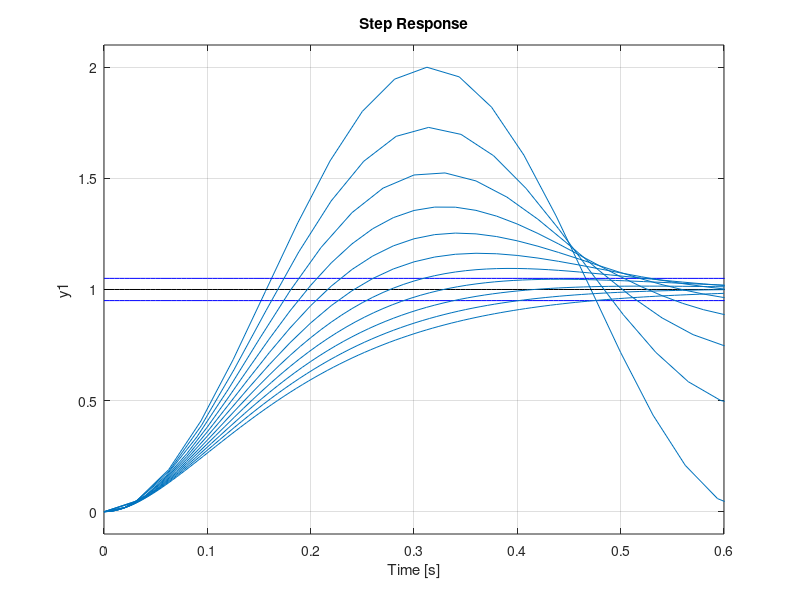
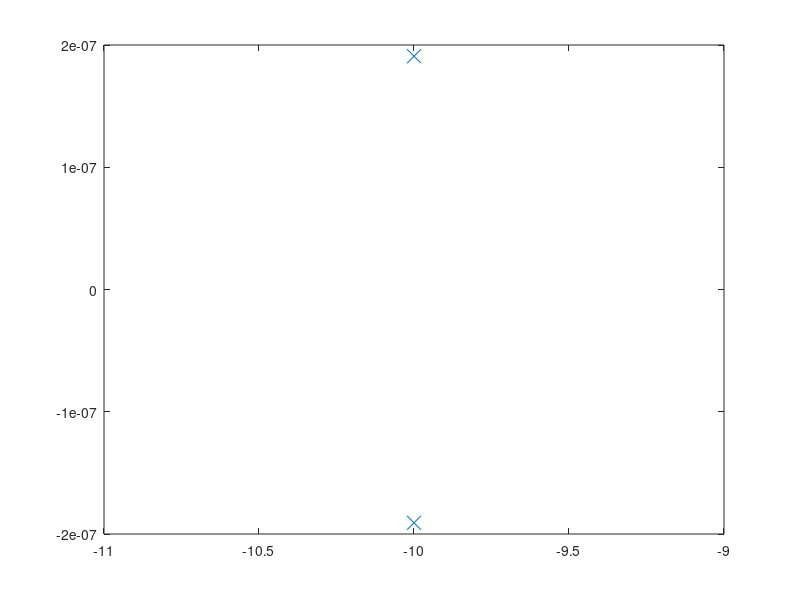
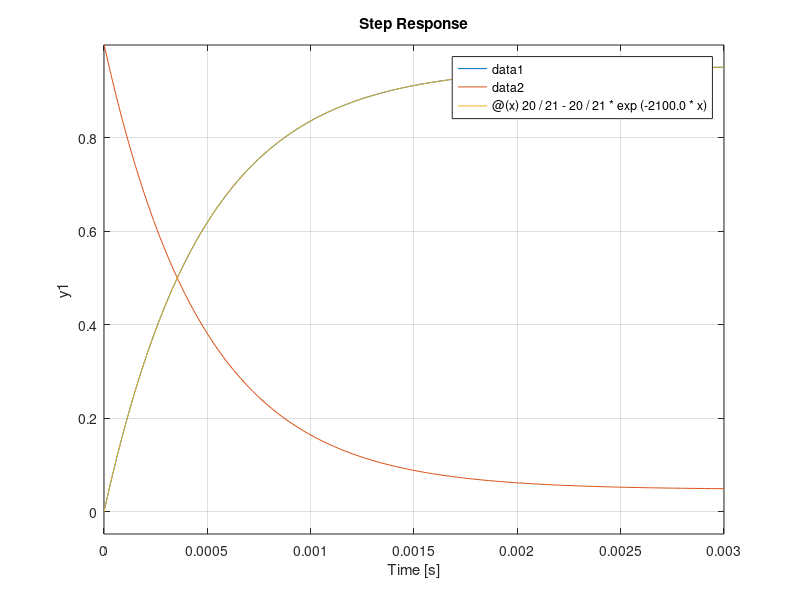
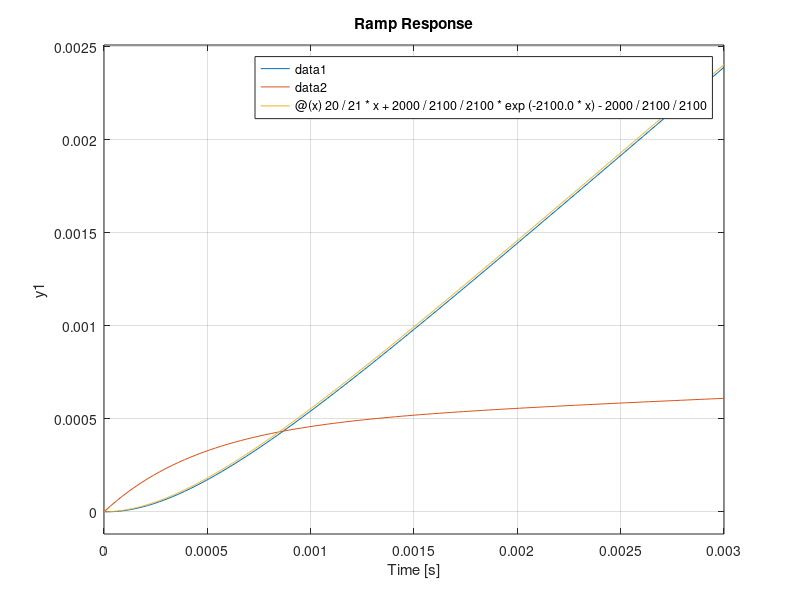

MATLAB code for these plots, in order:
clear all;clc;
close all;

pkg load control
pkg load signal

zeta = 0.0;
omega_n= 10;


zeta = zeta ;
G = tf([omega_n^2], [1 2*zeta*omega_n omega_n^2] )
figure(1)
step(G)
hold on
step(tf([1],[1]),'k')
hold on
step(tf([1.05],[1]),'b')
hold on
step(tf([0.95],[1]),'b')

hold on
zeta = zeta+0.1 ;
G = tf([omega_n^2], [1 2*zeta*omega_n omega_n^2] )
step(G)

hold on
zeta = zeta+0.1;
G = tf([omega_n^2], [1 2*zeta*omega_n omega_n^2] )
step(G)

hold on
zeta = zeta+0.1;
G = tf([omega_n^2], [1 2*zeta*omega_n omega_n^2] )
step(G)

hold on
zeta = zeta+0.1;
G = tf([omega_n^2], [1 2*zeta*omega_n omega_n^2] )
step(G)

hold on
zeta = zeta+0.1
G = tf([omega_n^2], [1 2*zeta*omega_n omega_n^2] )
step(G)

hold on
zeta = zeta+0.1
G = tf([omega_n^2], [1 2*zeta*omega_n omega_n^2] )
step(G)

hold on
zeta = zeta+0.1
G = tf([omega_n^2], [1 2*zeta*omega_n omega_n^2] )
step(G)

hold on
zeta = zeta+0.1
G = tf([omega_n^2], [1 2*zeta*omega_n omega_n^2] )
step(G)

hold on
zeta = zeta+0.1
G = tf([omega_n^2], [1 2*zeta*omega_n omega_n^2] )
step(G)

hold on
zeta = zeta+0.1
G = tf([omega_n^2], [1 2*zeta*omega_n omega_n^2] )
step(G)

hold off

[z1, p1, k1] = tf2zp(G)

Pole_Real_1 = real(p1)
Pole_Imag_1 = imag(p1)
Zero_Real_1 = real(z1)
Zero_Imag_1 = imag(z1)

figure(2)
plot(Pole_Real_1, Pole_Imag_1, 'x', "markersize", 10)
hold on
plot(Zero_Real_1, Zero_Imag_1, 'o', "markersize", 10)
hold off

ra = 0.1;
La = 0.001;
K1 = 2;
G1 = tf([1], [La ra] );
G_fd = feedback(G1*K1,1,-1)
figure(3)
step(G_fd)
[Resp, Resp_t ]= step(G_fd);
Err(:,1) = 1 - Resp(:,1);
hold on
plot(Resp_t, Err)

hold on
fh = @(x) 20/21 - 20/21*exp(-2100.0*x);
fplot (fh, [0, 0.003]);
hold off

figure(4)
ramp(G_fd)
[Resp, Resp_t ]= ramp(G_fd);
Err(:,1) = Resp_t(:,1) - Resp(:,1);
hold on
plot(Resp_t, Err)

hold on
fh = @(x) 20/21*x + 2000/2100/2100*exp(-2100.0*x)-2000/2100/2100;
fplot (fh, [0, 0.003]);
hold off

ra = 0.1;
La = 0.001;
K1 = 2;
K2 = 1102.5;
G1 = tf([1], [La ra] );
G2 = tf([K1 K2], [1 0] );
G_fd = feedback(G1*G2,1,-1)
figure(5)
step(G_fd)
[Resp, Resp_t ]= step(G_fd);
Err(:,1) = 1 - Resp(:,1);
hold on
plot(Resp_t, Err)
hold off


figure(6)
ramp(G_fd)
[Resp, Resp_t ]= ramp(G_fd);
Err(:,1) = Resp_t(:,1) - Resp(:,1);
hold on
plot(Resp_t, Err)
hold off

